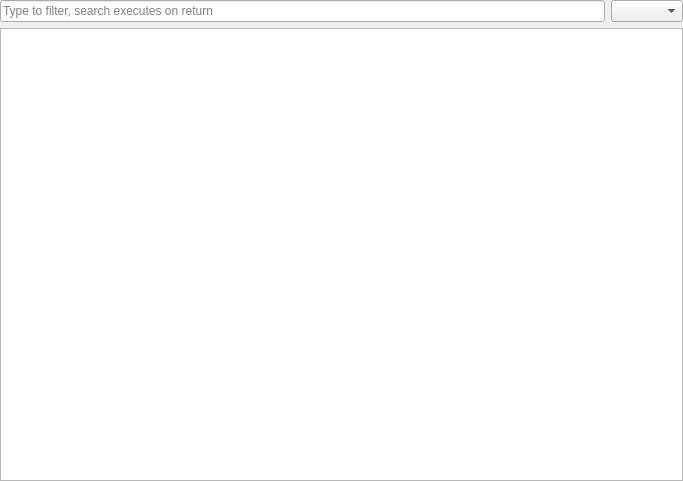
<?xml version="1.0" encoding="UTF-8"?>
<ui version="4.0">
 <class>Terms</class>
 <widget class="QWidget" name="Terms">
  <property name="geometry">
   <rect>
    <x>0</x>
    <y>0</y>
    <width>683</width>
    <height>481</height>
   </rect>
  </property>
  <property name="windowTitle">
   <string>Form</string>
  </property>
  <layout class="QVBoxLayout" name="verticalLayout">
   <property name="margin">
    <number>0</number>
   </property>
   <item>
    <layout class="QHBoxLayout" name="horizontalLayout" stretch="1,0">
     <item>
      <widget class="QLineEdit" name="leFilter">
       <property name="placeholderText">
        <string>Type to filter, search executes on return</string>
       </property>
      </widget>
     </item>
     <item>
      <widget class="QComboBox" name="cbTags"/>
     </item>
    </layout>
   </item>
   <item>
    <widget class="QTableWidget" name="twTerms">
     <property name="editTriggers">
      <set>QAbstractItemView::NoEditTriggers</set>
     </property>
     <property name="alternatingRowColors">
      <bool>true</bool>
     </property>
     <property name="selectionMode">
      <enum>QAbstractItemView::SingleSelection</enum>
     </property>
     <property name="selectionBehavior">
      <enum>QAbstractItemView::SelectRows</enum>
     </property>
    </widget>
   </item>
  </layout>
 </widget>
 <resources/>
 <connections/>
</ui>
